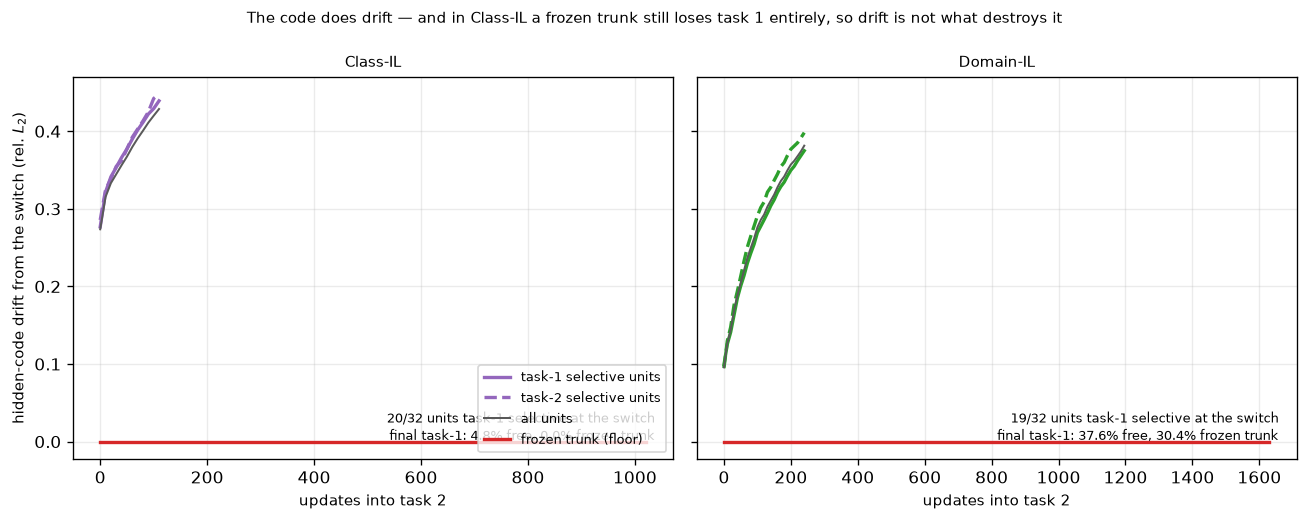

Python code for this plot:
"""Where does Domain-IL's damage sit -- does the hidden code drift, and for which units?

900-series PLOT SCRIPT. Loads saved arrays, trains nothing. Results R5.

ONE PLOT, one grid cell, form from 007's SK_DRIFT: hidden-code displacement through task 2,
resolved by whether a unit is task-1 or task-2 selective, against a frozen-trunk baseline.

⚠ THIS CLOSES WHAT 007 CALLS THE LARGEST GENUINE GAP IN THE PROJECT. Output suppression is
structurally impossible in Domain-IL, so its forgetting must be representational -- and until now
freezing only said where it is NOT. No saved array held hidden codes (803 logs the probe's
accuracy, not the code), so run 807 was written to log them.

WHAT IS MEASURED, on a fixed task-1 batch never trained on, every 10 updates through task 2:
    rel_l2   mean ||now − at-switch|| / ||at-switch||, per image. 0 = unchanged.
    split by unit selectivity, labelled AT THE SWITCH by which task each hidden unit responds to
    more strongly. The pre-registered expectation was that if the damage is representational, the
    units that carried task 1 should move MORE than the ones that did not.

⚠ THEY DO NOT. Drift is essentially uniform across the two groups:
        Class-IL   task-1 units 0.439   task-2 units 0.448   all 0.429
        Domain-IL  task-1 units 0.375   task-2 units 0.398   all 0.381
    The code moves a long way -- about 40% of its own norm -- but it does not move preferentially
    where task 1 lived. So "task-1 units are overwritten" is NOT supported by the measurement that
    was built to test it. The drift is real and undifferentiated.

THE FROZEN-TRUNK ARM IS THE FLOOR, not a comparison: W1 and b1 both held, so the code cannot move
and drift is exactly 0.0000. It proves the measurement reads the trunk rather than eval noise.
⚠ Freezing W1 alone is NOT enough -- the hidden bias keeps learning and the code still drifts
(rel_l2 0.14 against 0.56 unfrozen). 807 freezes both for that reason.

⚠ AND THE FROZEN ARM CARRIES THE RESULT THE FIGURE TURNS ON. With the trunk completely frozen --
drift exactly 0.0000, the representation provably untouched -- Class-IL task-1 accuracy still falls
to 0.0%, against 4.8% when the trunk is free. So in Class-IL the readout ALONE is sufficient to
destroy task 1, and preventing all representational change does not merely fail to help, it is
slightly WORSE. Domain-IL's frozen arm keeps 30.4% against 37.6% free -- also worse.

THE HONEST CONCLUSION, read with 922 (freezing the readout recovers nothing either). Forgetting
here is not localised to a layer. Either layer left free is enough to destroy task-1 argmax in
Class-IL, which is exactly why protecting one of them never helped, and freezing a layer costs
more than it saves because the remaining layer must absorb all of task 2. That is a negative
result about localisation rather than the positive localisation 007 hoped for -- and it is a
answer, where before there was none.

Styling follows the 300-series scripts: tab: colours by scenario, dpi 120, bbox_inches="tight",
9pt labels. No shared style module.

PROVENANCE
    807_code_drift_{scenario}.npz   NEW 800-series run. Both scenarios, backprop and pc, seeds
    10-19, config_800.yaml, matched competence, plus a frozen-trunk backprop arm. Codes sampled
    every 10 updates on 40 images per task-1 class.
"""
import sys
from pathlib import Path

ROOT = Path(__file__).resolve().parents[1]
sys.path.insert(0, str(ROOT))

import numpy as np
import matplotlib.pyplot as plt

from src.protocol import figure_path

EXP = ROOT / "experiments"
SCEN = ["class_il", "domain_il"]
NICE = {"class_il": "Class-IL", "domain_il": "Domain-IL"}
COLORS = {"class_il": "tab:purple", "domain_il": "tab:green"}
# drift columns: step, cosine, rel_l2, rel_l2 on task-1 units, rel_l2 on task-2 units
STEP, COS, REL, REL_T1, REL_T2 = 0, 1, 2, 3, 4


def arms(scenario):
    d = np.load(EXP / f"807_code_drift_{scenario}.npz", allow_pickle=True)
    out = {}
    for i in range(len(d["methods"])):
        key = (str(d["methods"][i]), bool(d["frozen"][i]))
        out.setdefault(key, []).append(
            (np.asarray(d[f"drift_{i}"], float), float(d[f"final_t1_{i}"]),
             int(d[f"n_t1_units_{i}"])))
    return out


def common(traces, col):
    """Mean over seeds on the window every seed reached -- the intersection, as 915 uses."""
    n = min(len(t) for t in traces)
    return np.vstack([t[:n, col] for t in traces]).mean(axis=0), traces[0][:n, STEP]


if __name__ == "__main__":
    fig, axes = plt.subplots(1, 2, figsize=(11.0, 4.4), sharey=True)
    for ax, s in zip(axes, SCEN):
        a = arms(s)
        tr = [t for t, _, _ in a[("backprop", False)]]
        for col, lab, ls in ((REL_T1, "task-1 selective units", "-"),
                             (REL_T2, "task-2 selective units", "--")):
            mu, steps = common(tr, col)
            ax.plot(np.arange(len(mu)) * 10, mu, ls=ls, lw=2.0, color=COLORS[s], label=lab)
        mu_all, _ = common(tr, REL)
        ax.plot(np.arange(len(mu_all)) * 10, mu_all, lw=1.2, color="0.35", label="all units")
        frozen = [t for t, _, _ in a[("backprop", True)]]
        mu_f, _ = common(frozen, REL)
        ax.plot(np.arange(len(mu_f)) * 10, mu_f, lw=2.0, color="tab:red",
                label="frozen trunk (floor)")

        n1 = np.mean([n for _, _, n in a[("backprop", False)]])
        fin = np.mean([f for _, f, _ in a[("backprop", False)]])
        finf = np.mean([f for _, f, _ in a[("backprop", True)]])
        ax.annotate(f"{n1:.0f}/32 units task-1 selective at the switch\n"
                    f"final task-1: {fin:.1f}% free, {finf:.1f}% frozen trunk",
                    (0.97, 0.05), xycoords="axes fraction", ha="right", fontsize=7.5,
                    linespacing=1.35)
        ax.set_xlabel("updates into task 2", fontsize=9)
        ax.set_title(NICE[s], fontsize=9)
        ax.grid(alpha=0.25)
        print(f"  {NICE[s]:10s} end drift  all {mu_all[-1]:.3f}   "
              f"task-1 units {common(tr, REL_T1)[0][-1]:.3f}   "
              f"task-2 units {common(tr, REL_T2)[0][-1]:.3f}   "
              f"frozen {mu_f[-1]:.3f}   final t1 free {fin:.1f} frozen {finf:.1f}")
    axes[0].set_ylabel("hidden-code drift from the switch (rel. $L_2$)", fontsize=9)
    axes[0].legend(fontsize=8, loc="lower right")
    fig.suptitle("The code does drift — and in Class-IL a frozen trunk still loses task 1 "
                 "entirely, so drift is not what destroys it", fontsize=9)
    fig.tight_layout()
    out = figure_path(__file__)
    fig.savefig(out, dpi=120, bbox_inches="tight")
    print(f"saved {out}")
